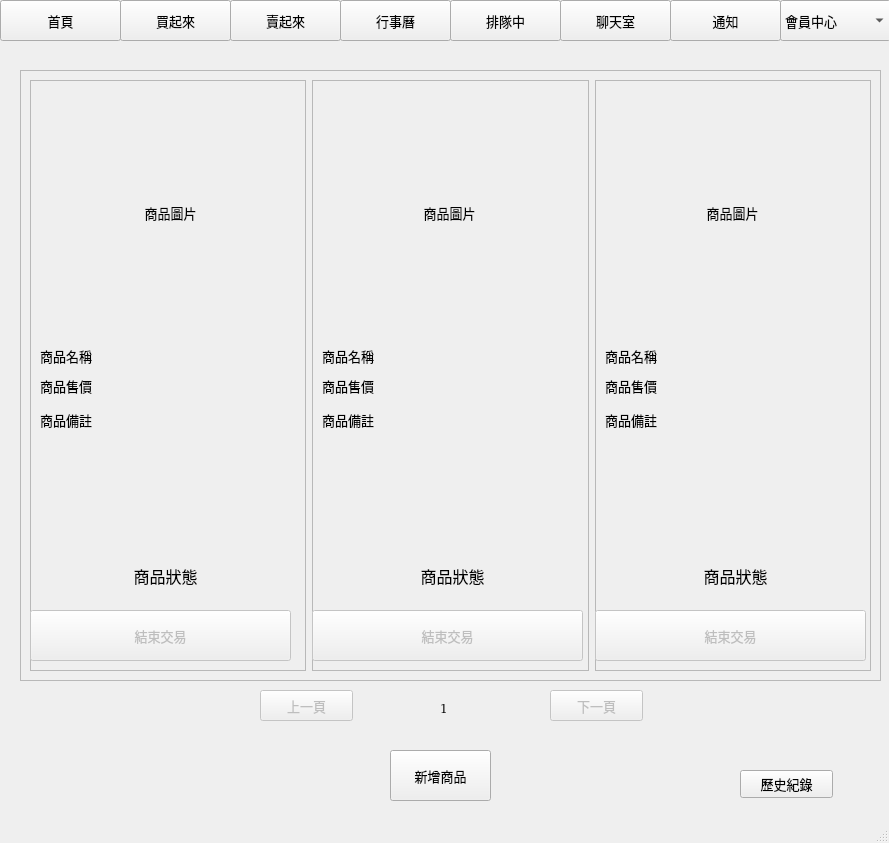
<?xml version="1.0" encoding="UTF-8"?>
<ui version="4.0">
 <class>MainWindow</class>
 <widget class="QMainWindow" name="MainWindow">
  <property name="geometry">
   <rect>
    <x>0</x>
    <y>0</y>
    <width>889</width>
    <height>843</height>
   </rect>
  </property>
  <property name="font">
   <font>
    <family>汉鼎繁颜⚨㵻ȹ</family>
    <pointsize>10</pointsize>
   </font>
  </property>
  <property name="windowTitle">
   <string>CCUBUY - 賣起來！</string>
  </property>
  <widget class="QWidget" name="centralwidget">
   <widget class="QPushButton" name="home_btn">
    <property name="geometry">
     <rect>
      <x>0</x>
      <y>0</y>
      <width>121</width>
      <height>41</height>
     </rect>
    </property>
    <property name="font">
     <font>
      <family>汉鼎繁颜⚨㵻ȹ</family>
      <pointsize>10</pointsize>
     </font>
    </property>
    <property name="text">
     <string>首頁</string>
    </property>
   </widget>
   <widget class="QPushButton" name="pushButton_2">
    <property name="geometry">
     <rect>
      <x>120</x>
      <y>0</y>
      <width>111</width>
      <height>41</height>
     </rect>
    </property>
    <property name="font">
     <font>
      <family>汉鼎繁颜⚨㵻ȹ</family>
      <pointsize>10</pointsize>
     </font>
    </property>
    <property name="text">
     <string>買起來</string>
    </property>
   </widget>
   <widget class="QPushButton" name="mystore_btn">
    <property name="geometry">
     <rect>
      <x>230</x>
      <y>0</y>
      <width>111</width>
      <height>41</height>
     </rect>
    </property>
    <property name="text">
     <string>賣起來</string>
    </property>
   </widget>
   <widget class="QPushButton" name="calendar_btn">
    <property name="geometry">
     <rect>
      <x>340</x>
      <y>0</y>
      <width>111</width>
      <height>41</height>
     </rect>
    </property>
    <property name="text">
     <string>行事曆</string>
    </property>
   </widget>
   <widget class="QPushButton" name="stay_btn">
    <property name="geometry">
     <rect>
      <x>450</x>
      <y>0</y>
      <width>111</width>
      <height>41</height>
     </rect>
    </property>
    <property name="text">
     <string>排隊中</string>
    </property>
   </widget>
   <widget class="QPushButton" name="chat_btn">
    <property name="geometry">
     <rect>
      <x>560</x>
      <y>0</y>
      <width>111</width>
      <height>41</height>
     </rect>
    </property>
    <property name="text">
     <string>聊天室</string>
    </property>
   </widget>
   <widget class="QPushButton" name="notice_btn">
    <property name="geometry">
     <rect>
      <x>670</x>
      <y>0</y>
      <width>111</width>
      <height>41</height>
     </rect>
    </property>
    <property name="text">
     <string>通知</string>
    </property>
   </widget>
   <widget class="QComboBox" name="member_combobox">
    <property name="geometry">
     <rect>
      <x>780</x>
      <y>0</y>
      <width>111</width>
      <height>41</height>
     </rect>
    </property>
    <property name="font">
     <font>
      <family>汉鼎繁颜⚨㵻ȹ</family>
      <pointsize>10</pointsize>
     </font>
    </property>
    <item>
     <property name="text">
      <string>會員中心</string>
     </property>
    </item>
    <item>
     <property name="text">
      <string>帳戶管理</string>
     </property>
    </item>
    <item>
     <property name="text">
      <string>歷史訂單</string>
     </property>
    </item>
    <item>
     <property name="text">
      <string>登出</string>
     </property>
    </item>
    <item>
     <property name="text">
      <string>聯絡我們</string>
     </property>
    </item>
   </widget>
   <widget class="QFrame" name="frame">
    <property name="geometry">
     <rect>
      <x>20</x>
      <y>70</y>
      <width>861</width>
      <height>611</height>
     </rect>
    </property>
    <property name="frameShape">
     <enum>QFrame::StyledPanel</enum>
    </property>
    <property name="frameShadow">
     <enum>QFrame::Raised</enum>
    </property>
    <layout class="QGridLayout" name="gridLayout">
     <item row="0" column="0">
      <widget class="QFrame" name="frame_1">
       <property name="frameShape">
        <enum>QFrame::StyledPanel</enum>
       </property>
       <property name="frameShadow">
        <enum>QFrame::Raised</enum>
       </property>
       <widget class="QPushButton" name="finish_btn_1">
        <property name="enabled">
         <bool>false</bool>
        </property>
        <property name="geometry">
         <rect>
          <x>0</x>
          <y>530</y>
          <width>261</width>
          <height>51</height>
         </rect>
        </property>
        <property name="font">
         <font>
          <family>微軟正黑體</family>
         </font>
        </property>
        <property name="text">
         <string>結束交易</string>
        </property>
       </widget>
       <widget class="QLabel" name="image_1">
        <property name="geometry">
         <rect>
          <x>15</x>
          <y>12</y>
          <width>251</width>
          <height>241</height>
         </rect>
        </property>
        <property name="text">
         <string>商品圖片</string>
        </property>
        <property name="alignment">
         <set>Qt::AlignCenter</set>
        </property>
       </widget>
       <widget class="QLabel" name="status_1">
        <property name="geometry">
         <rect>
          <x>10</x>
          <y>470</y>
          <width>251</width>
          <height>51</height>
         </rect>
        </property>
        <property name="font">
         <font>
          <family>微軟正黑體</family>
          <pointsize>12</pointsize>
         </font>
        </property>
        <property name="text">
         <string>商品狀態</string>
        </property>
        <property name="scaledContents">
         <bool>false</bool>
        </property>
        <property name="alignment">
         <set>Qt::AlignCenter</set>
        </property>
       </widget>
       <widget class="QLabel" name="note_1">
        <property name="geometry">
         <rect>
          <x>10</x>
          <y>330</y>
          <width>251</width>
          <height>131</height>
         </rect>
        </property>
        <property name="font">
         <font>
          <family>Adobe Arabic</family>
          <pointsize>10</pointsize>
         </font>
        </property>
        <property name="text">
         <string>商品備註</string>
        </property>
        <property name="scaledContents">
         <bool>true</bool>
        </property>
        <property name="alignment">
         <set>Qt::AlignLeading|Qt::AlignLeft|Qt::AlignTop</set>
        </property>
       </widget>
       <widget class="QLabel" name="price_1">
        <property name="geometry">
         <rect>
          <x>10</x>
          <y>290</y>
          <width>251</width>
          <height>31</height>
         </rect>
        </property>
        <property name="text">
         <string>商品售價</string>
        </property>
       </widget>
       <widget class="QLabel" name="name_1">
        <property name="geometry">
         <rect>
          <x>10</x>
          <y>260</y>
          <width>251</width>
          <height>31</height>
         </rect>
        </property>
        <property name="text">
         <string>商品名稱</string>
        </property>
       </widget>
      </widget>
     </item>
     <item row="0" column="2">
      <widget class="QFrame" name="frame_2">
       <property name="frameShape">
        <enum>QFrame::StyledPanel</enum>
       </property>
       <property name="frameShadow">
        <enum>QFrame::Raised</enum>
       </property>
       <widget class="QPushButton" name="finish_btn_2">
        <property name="enabled">
         <bool>false</bool>
        </property>
        <property name="geometry">
         <rect>
          <x>0</x>
          <y>530</y>
          <width>271</width>
          <height>51</height>
         </rect>
        </property>
        <property name="font">
         <font>
          <family>微軟正黑體</family>
         </font>
        </property>
        <property name="text">
         <string>結束交易</string>
        </property>
       </widget>
       <widget class="QLabel" name="image_2">
        <property name="geometry">
         <rect>
          <x>12</x>
          <y>12</y>
          <width>251</width>
          <height>241</height>
         </rect>
        </property>
        <property name="text">
         <string>商品圖片</string>
        </property>
        <property name="alignment">
         <set>Qt::AlignCenter</set>
        </property>
       </widget>
       <widget class="QLabel" name="status_2">
        <property name="geometry">
         <rect>
          <x>10</x>
          <y>470</y>
          <width>261</width>
          <height>51</height>
         </rect>
        </property>
        <property name="font">
         <font>
          <family>微軟正黑體</family>
          <pointsize>12</pointsize>
         </font>
        </property>
        <property name="text">
         <string>商品狀態</string>
        </property>
        <property name="scaledContents">
         <bool>false</bool>
        </property>
        <property name="alignment">
         <set>Qt::AlignCenter</set>
        </property>
       </widget>
       <widget class="QLabel" name="note_2">
        <property name="geometry">
         <rect>
          <x>10</x>
          <y>330</y>
          <width>251</width>
          <height>131</height>
         </rect>
        </property>
        <property name="font">
         <font>
          <family>Adobe Arabic</family>
          <pointsize>10</pointsize>
         </font>
        </property>
        <property name="text">
         <string>商品備註</string>
        </property>
        <property name="scaledContents">
         <bool>false</bool>
        </property>
        <property name="alignment">
         <set>Qt::AlignLeading|Qt::AlignLeft|Qt::AlignTop</set>
        </property>
        <property name="wordWrap">
         <bool>false</bool>
        </property>
       </widget>
       <widget class="QLabel" name="name_2">
        <property name="geometry">
         <rect>
          <x>10</x>
          <y>260</y>
          <width>251</width>
          <height>31</height>
         </rect>
        </property>
        <property name="text">
         <string>商品名稱</string>
        </property>
       </widget>
       <widget class="QLabel" name="price_2">
        <property name="geometry">
         <rect>
          <x>10</x>
          <y>290</y>
          <width>251</width>
          <height>31</height>
         </rect>
        </property>
        <property name="font">
         <font>
          <family>Adobe Arabic</family>
         </font>
        </property>
        <property name="text">
         <string>商品售價</string>
        </property>
       </widget>
      </widget>
     </item>
     <item row="0" column="3">
      <widget class="QFrame" name="frame_3">
       <property name="frameShape">
        <enum>QFrame::StyledPanel</enum>
       </property>
       <property name="frameShadow">
        <enum>QFrame::Raised</enum>
       </property>
       <widget class="QLabel" name="image_3">
        <property name="geometry">
         <rect>
          <x>12</x>
          <y>12</y>
          <width>251</width>
          <height>241</height>
         </rect>
        </property>
        <property name="text">
         <string>商品圖片</string>
        </property>
        <property name="alignment">
         <set>Qt::AlignCenter</set>
        </property>
       </widget>
       <widget class="QPushButton" name="finish_btn_3">
        <property name="enabled">
         <bool>false</bool>
        </property>
        <property name="geometry">
         <rect>
          <x>0</x>
          <y>530</y>
          <width>271</width>
          <height>51</height>
         </rect>
        </property>
        <property name="font">
         <font>
          <family>微軟正黑體</family>
         </font>
        </property>
        <property name="text">
         <string>結束交易</string>
        </property>
       </widget>
       <widget class="QLabel" name="status_3">
        <property name="geometry">
         <rect>
          <x>10</x>
          <y>470</y>
          <width>261</width>
          <height>51</height>
         </rect>
        </property>
        <property name="font">
         <font>
          <family>微軟正黑體</family>
          <pointsize>12</pointsize>
         </font>
        </property>
        <property name="text">
         <string>商品狀態</string>
        </property>
        <property name="scaledContents">
         <bool>false</bool>
        </property>
        <property name="alignment">
         <set>Qt::AlignCenter</set>
        </property>
       </widget>
       <widget class="QLabel" name="note_3">
        <property name="geometry">
         <rect>
          <x>10</x>
          <y>330</y>
          <width>251</width>
          <height>131</height>
         </rect>
        </property>
        <property name="font">
         <font>
          <family>Adobe Arabic</family>
          <pointsize>10</pointsize>
         </font>
        </property>
        <property name="autoFillBackground">
         <bool>false</bool>
        </property>
        <property name="text">
         <string>商品備註</string>
        </property>
        <property name="scaledContents">
         <bool>false</bool>
        </property>
        <property name="alignment">
         <set>Qt::AlignLeading|Qt::AlignLeft|Qt::AlignTop</set>
        </property>
        <property name="wordWrap">
         <bool>true</bool>
        </property>
       </widget>
       <widget class="QLabel" name="name_3">
        <property name="geometry">
         <rect>
          <x>10</x>
          <y>260</y>
          <width>251</width>
          <height>31</height>
         </rect>
        </property>
        <property name="font">
         <font>
          <family>Adobe Arabic</family>
         </font>
        </property>
        <property name="text">
         <string>商品名稱</string>
        </property>
       </widget>
       <widget class="QLabel" name="price_3">
        <property name="geometry">
         <rect>
          <x>10</x>
          <y>290</y>
          <width>251</width>
          <height>31</height>
         </rect>
        </property>
        <property name="text">
         <string>商品售價</string>
        </property>
       </widget>
      </widget>
     </item>
    </layout>
   </widget>
   <widget class="QPushButton" name="additem_btn">
    <property name="geometry">
     <rect>
      <x>390</x>
      <y>750</y>
      <width>101</width>
      <height>51</height>
     </rect>
    </property>
    <property name="font">
     <font>
      <family>微軟正黑體</family>
     </font>
    </property>
    <property name="text">
     <string>新增商品</string>
    </property>
   </widget>
   <widget class="QPushButton" name="nextpage_btn">
    <property name="enabled">
     <bool>false</bool>
    </property>
    <property name="geometry">
     <rect>
      <x>550</x>
      <y>690</y>
      <width>93</width>
      <height>31</height>
     </rect>
    </property>
    <property name="text">
     <string>下一頁</string>
    </property>
   </widget>
   <widget class="QPushButton" name="prepage_btn">
    <property name="enabled">
     <bool>false</bool>
    </property>
    <property name="geometry">
     <rect>
      <x>260</x>
      <y>690</y>
      <width>93</width>
      <height>31</height>
     </rect>
    </property>
    <property name="text">
     <string>上一頁</string>
    </property>
   </widget>
   <widget class="QPushButton" name="history_btn">
    <property name="geometry">
     <rect>
      <x>740</x>
      <y>770</y>
      <width>93</width>
      <height>28</height>
     </rect>
    </property>
    <property name="text">
     <string>歷史紀錄</string>
    </property>
   </widget>
   <widget class="QLabel" name="pages">
    <property name="geometry">
     <rect>
      <x>440</x>
      <y>700</y>
      <width>16</width>
      <height>16</height>
     </rect>
    </property>
    <property name="text">
     <string>&lt;html&gt;&lt;head/&gt;&lt;body&gt;&lt;p&gt;&lt;span style=&quot; font-size:10pt;&quot;&gt;1&lt;/span&gt;&lt;/p&gt;&lt;/body&gt;&lt;/html&gt;</string>
    </property>
   </widget>
  </widget>
  <widget class="QStatusBar" name="statusbar"/>
 </widget>
 <resources/>
 <connections/>
</ui>
